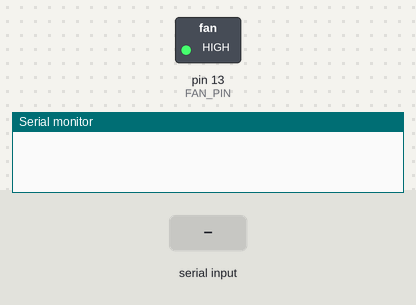
Simulated run of this program. Board: Arduino Nano, built with avr-gcc and run on an emulated ATmega328P. Parts: switched loads named in the program (green lamp = pin HIGH), the last lines printed to the serial monitor. Inputs (shaded band) come from the test bench.

Above: at 1.2 s.
1.3 s: byte 30 received over Serial
At 2.7 s:
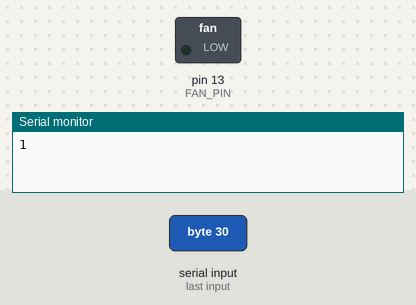
Timing chart, 0 to 10.3 s (numbered marks = the images above; inputs shaded):
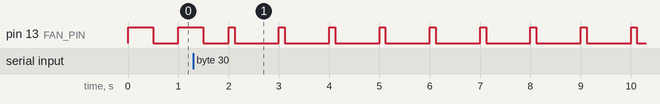

The program:

main.cpp
```cpp
#include <Arduino.h>

#define FAN_PIN 13
#define CYCLE_MS 1000

byte currentVal = 127;

void slowPWM(byte pin, byte value) {
    int on = float(CYCLE_MS) * (value / 255.0);
    int off = CYCLE_MS - on;
    if (on > 0) {
        digitalWrite(pin, 1);
        delay(on);
    }
    if (off > 0) {
        digitalWrite(pin, 0);
        delay(off);
    }
}

void setup() {
    Serial.begin(9600);
    pinMode(FAN_PIN, OUTPUT);
}

void loop() {
    while (Serial.available()) {
        int newVal = Serial.read();
        if (newVal >= 0 && newVal < 256) {
            Serial.print(1);
            currentVal = newVal;
        } else {
            Serial.print(0);
        }
        Serial.flush();
    }
    slowPWM(FAN_PIN, currentVal);
}
```

Measured:
- by itself, pin 13 (FAN_PIN): repeats every 1.0 s: HIGH 0.12 s, LOW 0.88 s
